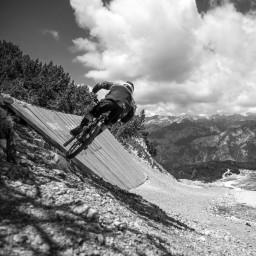
#> input picture Assignment 1/21.jpg, 256 x 256 px
$ jupyter execute 'PRML Assignment 1.ipynb'
#> lines starting #> are read from the running program, lines starting #| are printed output that depends on the picture
[cell 1]
import numpy as np
import conda
from PIL import Image
import math
import matplotlib.pyplot as plt

[cell 2]
img = Image.open('21.jpg')
#> img is the input picture: PIL image 256x256 L; min 0, max 255, mean 137.1
print(img.size)
#| (256, 256)
X = np.array(img)
print(X)
#> (printed output is left out)
img

[cell 3]
#function for calcualting eigen values and eigen vectors
def eig(S):
    #calculate the eigen values and eigen vectors
    eigval, eigvec = np.linalg.eig(S)

    #sorting them in decrasing order
    sortedeig  = np.argsort(-eigval)
#> sortedeig = 256 values, max 255 at index 132, min 0 at index 0, mean 127.5
    eigval = eigval[sortedeig]
    eigvec = eigvec[:, sortedeig]

    return (eigval, eigvec)

[cell 4]
egval, egvec = eig(X)

[cell 5]
#initialising some variables
x =[]
n = np.arange(1,257)
for K in n:
    V = np.diag(egval[range(K)])  #taking first K eigenvalues and diagonalising
    eginv = np.linalg.inv(egvec)  #inverting eignevector matrix
    U = egvec[:, range(K)]        #taking the corresponding K eignevectors
    Uinv = eginv[range(K), :]     #taking inverted K eigenvectors
    A = np.real(U@V@Uinv)         #reconstructed matrix
    diff = X - A
    diffT = np.transpose(diff)
    prod = diff@diffT
    norm = np.array(math.sqrt(prod.trace())) #Frobenius norm of A, B = sqrt(trace((A-B)*(A-B)')) where ' is conjugate transpose
    x = np.append(x, norm)
#> this loop made 256 passes
#> norm on passes 7 to 9: 10969.3, 11683.1, 13949.4
#> pass 1, `diffT = np.transpose(diff)`:
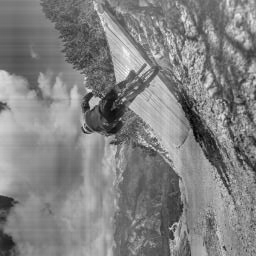
#> diffT: shape (256, 256) float64; min -164.4, max 158.9, mean 0.6; drawn with min black and max white
#> pass 1, `prod = diff@diffT`:
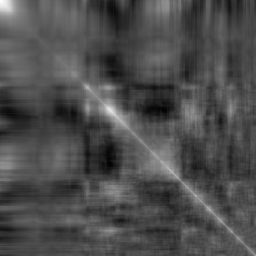
#> prod: shape (256, 256) float64; min -593972.4, max 1377674.9, mean 5032.4; drawn with min black and max white
#> after the loop:
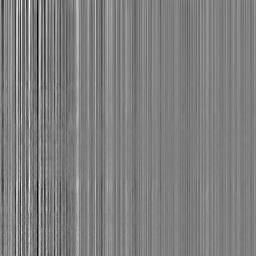
#> diff: shape (256, 256) float64; min -8.16e-11, max 8.23e-11, mean 2.32e-13; drawn with min black and max white
#> after the loop, x = 256 values, max 14990 at index 10, min 3.34e-09 at index 255, mean 11075.8

[cell 6]
#shows how the reconstructed and error images vary  with t
N = np.array([10, 50, 100, 150, 200, 250, 255])
for t in N:
    V = np.diag(egval[range(t)])
    eginv = np.linalg.inv(egvec)
    U = egvec[:, range(t)]
    Uinv = eginv[range(t), :]
    A = np.real(U@V@Uinv)
    re = Image.fromarray(A) #reconstructed image
    re = re.convert("L")
    er = Image.fromarray(X-A) #error image
    er = er.convert("L")
    re.show(), er.show()
#> this loop made 7 passes
#> pass 1, `A = np.real(U@V@Uinv)`:
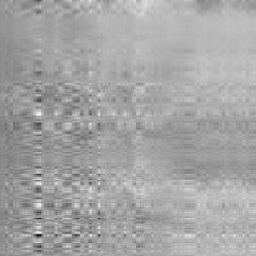
#> A: shape (256, 256) float64; min -453.4, max 459.5, mean 136.7; drawn with min black and max white
#> pass 1, `re = re.convert("L")`:
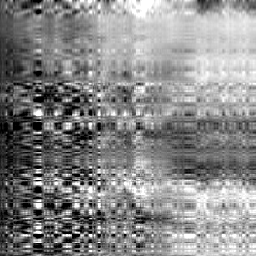
#> re: PIL image 256x256 L; min 0, max 255, mean 136.6
#> pass 1, `er = Image.fromarray(X-A)`:
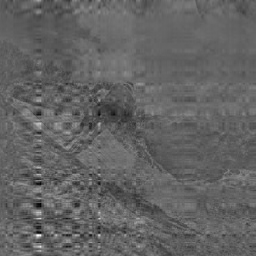
#> er: PIL image 256x256 F; min -366.8, max 578.2, mean 0.4; drawn with min black and max white
#> after the loop:
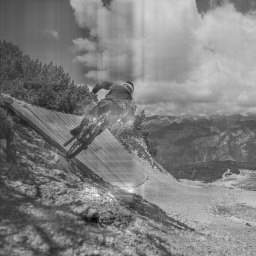
#> A: shape (256, 256) float64; min -67.88, max 340.1, mean 136.9; drawn with min black and max white
#> after the loop:
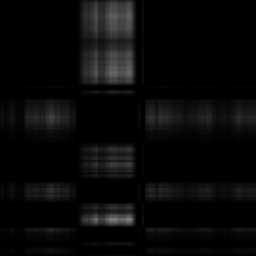
#> er: PIL image 256x256 L; min 0, max 130, mean 8.8
#> after the loop:
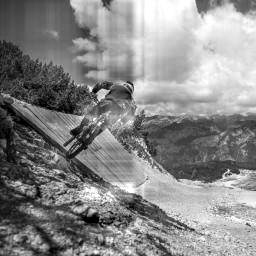
#> re: PIL image 256x256 L; min 0, max 255, mean 136.3

[cell 7]
n.shape
plt.plot(n,x)
plt.xlabel('K')
plt.ylabel('norm')
plt.title('EVD relationship')
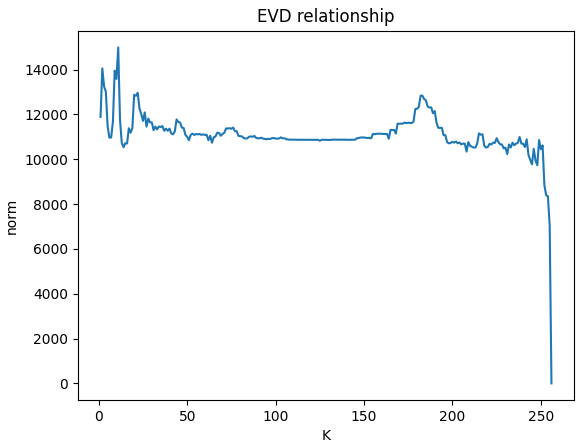
#> figure drawn by matplotlib, 1 panel; curve peaks at x = 11, y = 14990
